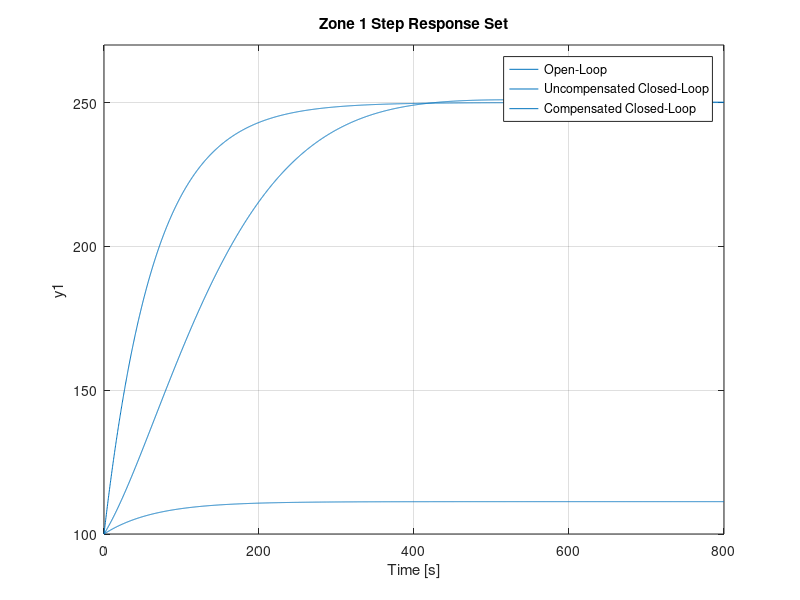
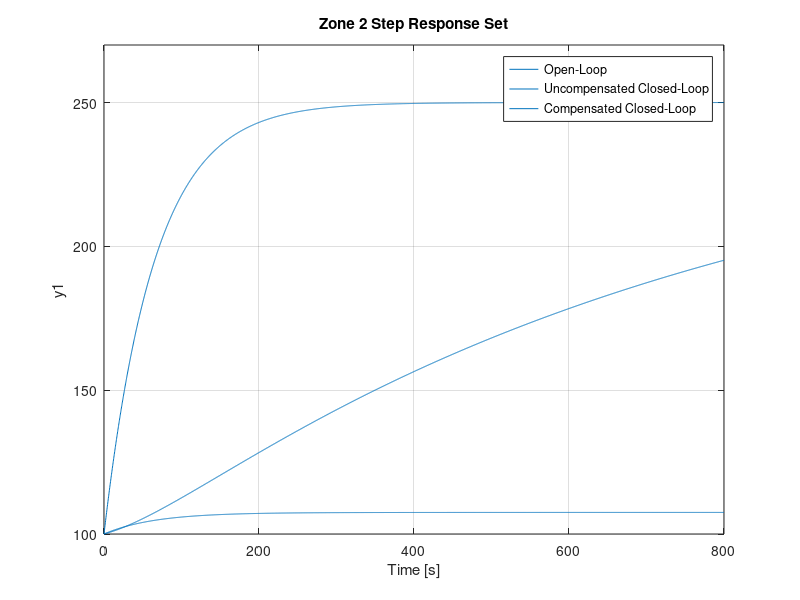
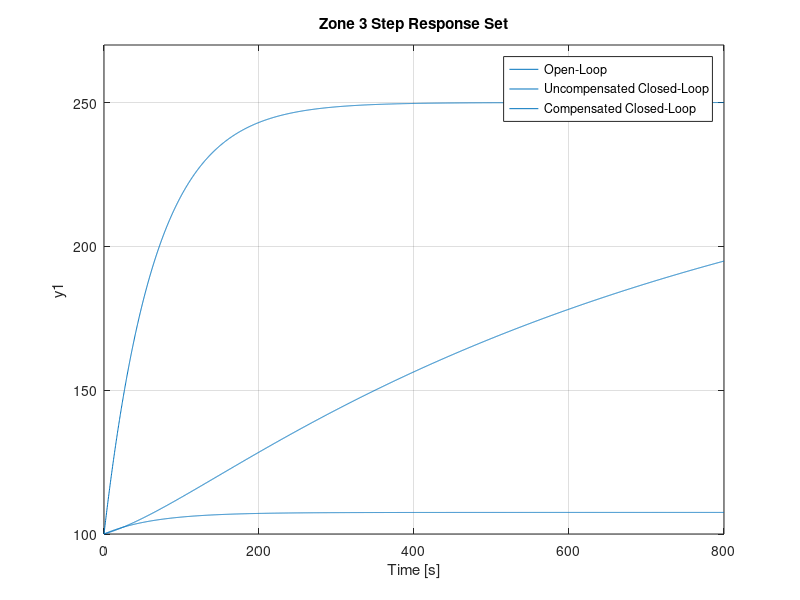
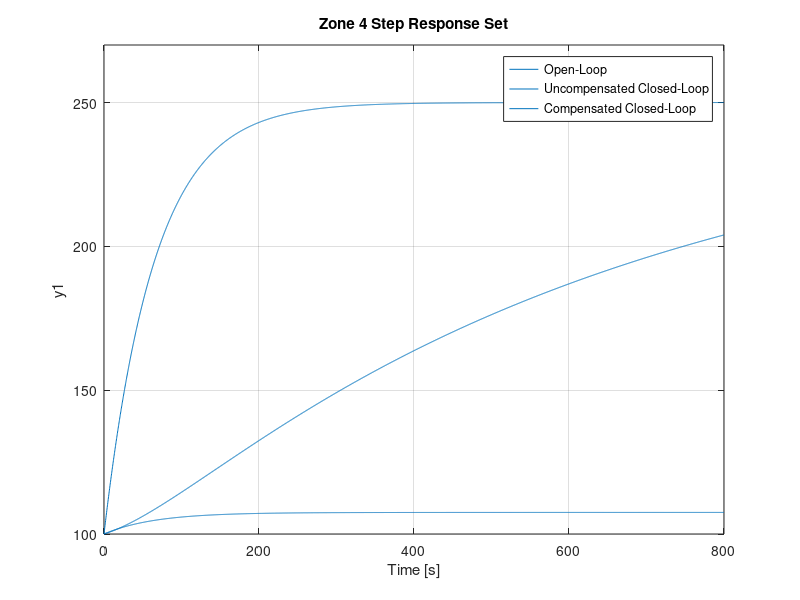

These figures' MATLAB source, in order:
%% Heater Band Zones Simulation
% Next stage of simulation after 'Zone1Test.m'. This code serves as a 
% simulation of all eight zones. Refer to 'Zone1Test.m' for guidance and 
% explanations

clear all
close all
clc

%% Data Section
s = tf('s'); % creates special variable 's' that can be used to create a transfer function model
time = 800; % elapsed time (secs), 12 mins
w = 250; % setpoint, °C

% initial temp of zone, °C (this will vary, look at SQL data when available
x = [100, 100, 100, 100, 100, 100, 100, 100]; % initial temperature of zone

ssT = x + 0.632 * (w - x); % 63.2% Steady State Temperature Change

% will need to determine wattage of each heater
power = [2000, 3000, 3000, 3000, 3000, 3000, 3000, 1000]; % heater wattage, W

% will need to determine tau for each zone
tau = [65, 65, 65, 65, 65, 65, 65, 65]; % thermal time constant

% will need to determine for each zone, but not entirely necessary
tau_null = [167, 167, 167, 167, 167, 167, 167, 167]; % thermal time constant for compensated closed-loop system

%% Controller Parameters
% PID Parameters for this specific heater zone are pulled from PLC

% PID Parameters Zones 1 - 8
Kp = [10.0, 2.512243, 2.705058, 2.902283, 2.9, 3.587241, 3.629854, 2.89523]; % proportional gain
Ti = [100.0, 99.51765, 107.6981, 98.82712, 95.0, 89.25153, 76.33755, 134.5546]; % derivative time delay
Td = [25.0, 25.21677, 27.25217, 25.0027, 25.0, 22.60847, 19.337365, 34.11558]; % integral action time delay
ts = [2.5211000E-01, 2.550063E-01, 2.573011E-01, 0.25766585, 2.580306E-01, 2.555074E-01, 0.25549115, 2.540359E-01]; % sampling time
a = 0.1; % coefficient for derivative-action delay
c = 0; % derivative action weighting
b = 2.5211000E-01; % proportional action weighting

%% Plant Model, Open-Loop and Compensated Closed-Loop Step Response

for zone = 1:8
    
    figure(zone)

    % Open-Loop Gain
    K = (w - x(zone))/power(zone); % °C/W, for every watt of heat dissipated, the temperature will rise by 'K'

    % Plant Transfer Function
    Gp = K/(tau(zone)*s+1); % first order thermal system (Classical Controls)
    t = 0:ts(zone):time;  % Time vector (seconds), 0.1s time step

    step(Gp * power(zone) + x(zone), t); % simulated open loop step response
    hold on

    Gcl_unc = feedback(Gp, 1); % uncompensated closed-loop feedback
    step(Gp * (w - x(zone)) + x(zone), t); % uncompensated closed loop step response

    hold on

    % Siemens Controller Implementation
    Gc = Kp(zone)*(b + 1/(Ti(zone)*s) + (Td(zone)*s/(a*Td(zone)*s+1))*c); % Siemens PID_TEMP alg. pulled from Siemens documentation

    Gcl_com = feedback(Gc*Gp, 1); % compensated system feedback
    step(Gcl_com * (w - x(zone)) + x(zone), t); % simulated step input for compensated system
    
    hold off
    grid on
    title(['Zone ', num2str(zone), ' Step Response Set'])
    legend("Open-Loop", "Uncompensated Closed-Loop", "Compensated Closed-Loop", Location="east")
    xlim([0 time]);
    ylim([100 w+20]);
end

%% Compensated Closed-Loop Step Response Collection

figure
hold on

for zone = 1:8
    K = (w - x(zone))/power(zone); % Open-Loop Gain
    Gp = K/(tau(zone)*s+1); % Plant Transfer Function
    Gc = Kp(zone)*(b + 1/(Ti(zone)*s) + (Td(zone)*s/(a*Td(zone)*s+1))*c); % Siemens PID_TEMP alg.
    t = 0:ts(zone):time;
    Gcl_com = feedback(Gc*Gp, 1); % compensated system feedback
    step(Gcl_com * (w - x(zone)) + x(zone), t); % simulated step input for compensated system
end

hold off
grid on
title("Compensated Closed-Loop Step Responses")
legend("Zone 1", "Zone 2", "Zone 3", "Zone 4", "Zone 5", "Zone 6", "Zone 7", "Zone 8", Location="northwest")
xlim([0 time]);
ylim([100 w+20]);


